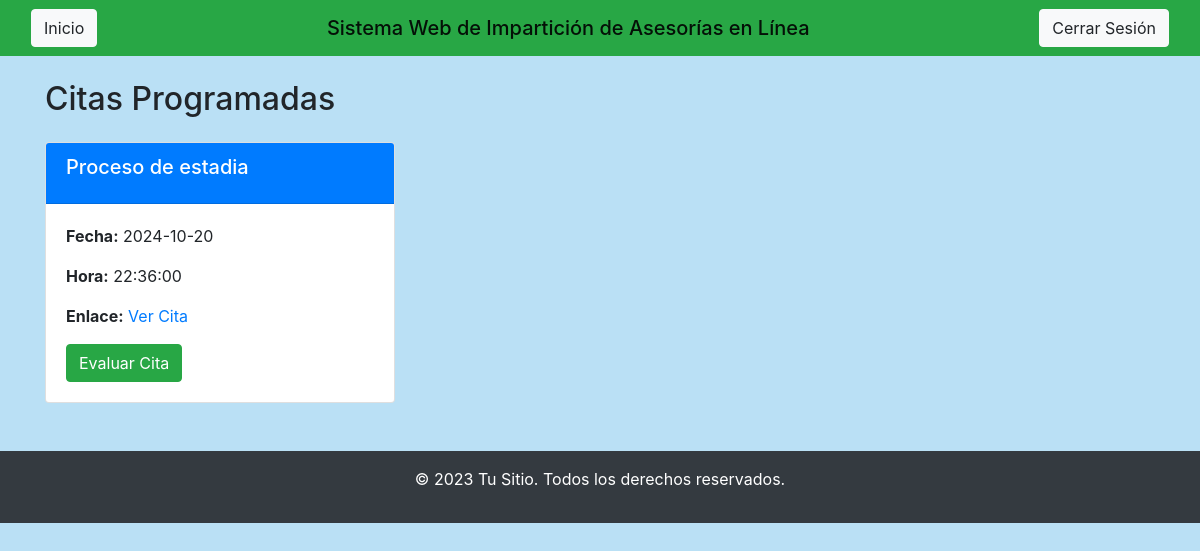
/Vista/ESTUDIANTE/Evaluar_Cita.php (signed in), run on an earlier commit of the app's database.
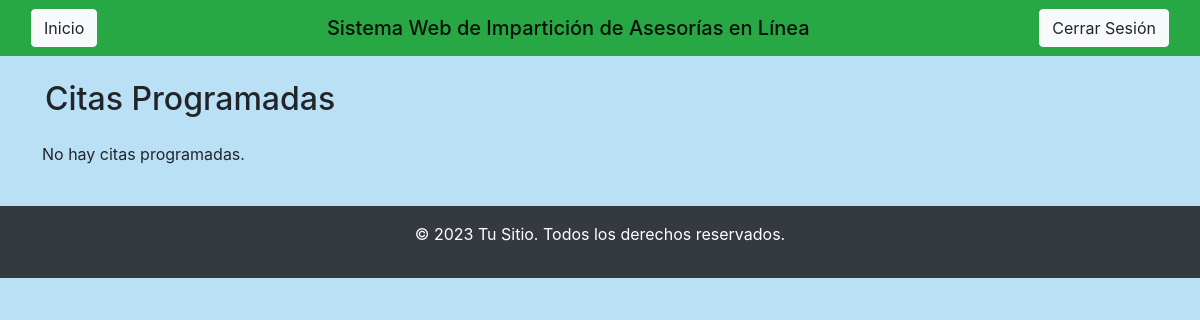
And on a later commit of the database.
### tables this page shows
CREATE TABLE `citas` (
  `ID_Cita` int(11) NOT NULL AUTO_INCREMENT,
  `Titulo` varchar(200) NOT NULL,
  `Fch_Cita` date NOT NULL,
  `Hora_Cita` time NOT NULL,
  `Link` text NOT NULL,
  `ID_Estudiante_Citado` int(11) DEFAULT NULL,
  `ID_Topicos` int(11) DEFAULT NULL,
  PRIMARY KEY (`ID_Cita`),
  KEY `ID_Estudiante_Citado` (`ID_Estudiante_Citado`),
  KEY `ID_Topicos` (`ID_Topicos`),
  CONSTRAINT `citas_ibfk_1` FOREIGN KEY (`ID_Estudiante_Citado`) REFERENCES `estudiante` (`ID_Usuario_E`),
  CONSTRAINT `citas_ibfk_2` FOREIGN KEY (`ID_Topicos`) REFERENCES `topicos` (`ID_Topico`)
);

### Modelo/Conexion.php (called while the page is built)
<?php
	class Conectar{
		public function conexion() {
			$servidor = "localhost";
			$usuario = "root";
			$password = "";
			$base = "Asesoria_Linea";
			$conexion = mysqli_connect($servidor,
										$usuario,
										$password,
										$base);
			$conexion->set_charset('utf8mb4');
			return $conexion;
		}
	}
?>

### Vista/ESTUDIANTE/Evaluar_Cita.php (the view, shortened to what this page needs)
<?php
include('../../Modelo/Conexion.php');
$usuario = $_SESSION['usuario'];
$conexion = (new Conectar())->conexion();
$sqlCitas = "SELECT
                c.ID_Cita, c.Titulo, c.Fch_Cita, c.Hora_Cita, c.Link, e.ID_Evaluacion_Cita
             FROM
                Citas c
             LEFT JOIN
                Evaluacion_Citas e ON c.ID_Cita = e.ID_Citas
             INNER JOIN
                estudiante es ON c.ID_Estudiante_Citado = es.ID_Usuario_E
             WHERE
                es.Correo_electronico_E = '$usuario'";
$resultadoCitas = $conexion->query($sqlCitas);
?>
<h2 class="mb-4">Citas Programadas</h2>
    <div class="row">
        <?php
        if ($resultadoCitas->num_rows > 0) {
            while ($cita = $resultadoCitas->fetch_assoc()) {
                $evaluada = !is_null($cita['ID_Evaluacion_Cita']);
                ?>
                <div class="col-md-4">
                    <div class="card mb-4">
                        <div class="card-header bg-primary text-white">
                            <h5 class="card-title"><?php echo htmlspecialchars($cita['Titulo']); ?></h5>
                        </div>
                        <div class="card-body">
                            <p><strong>Fecha:</strong> <?php echo htmlspecialchars($cita['Fch_Cita']); ?></p>
                            <p><strong>Hora:</strong> <?php echo htmlspecialchars($cita['Hora_Cita']); ?></p>
                            <p><strong>Enlace:</strong> <a href="<?php echo htmlspecialchars($cita['Link']); ?>" target="_blank">Ver Cita</a></p>
                            <?php if ($evaluada): ?>
                                <p class="text-success"><strong>Evaluada</strong></p>
                            <?php else: ?>
                                <button class="btn btn-success evaluar-cita" data-id-cita="<?php echo $cita['ID_Cita']; ?>" data-bs-toggle="modal" data-bs-target="#evaluacionModal">Evaluar Cita</button>
                            <?php endif; ?>
                        </div>
                    </div>
                </div>
                <?php
            }
        } else {
            echo "<p>No hay citas programadas.</p>";
        }
        ?>
    </div>
</div>

What changed in the data, as far as the page shows it:
removed citas: Titulo "Proceso de estadia", Fch_Cita "2024-10-20", Hora_Cita "22:36:00"
Also different on the page:
text now shown: "No hay citas programadas."
